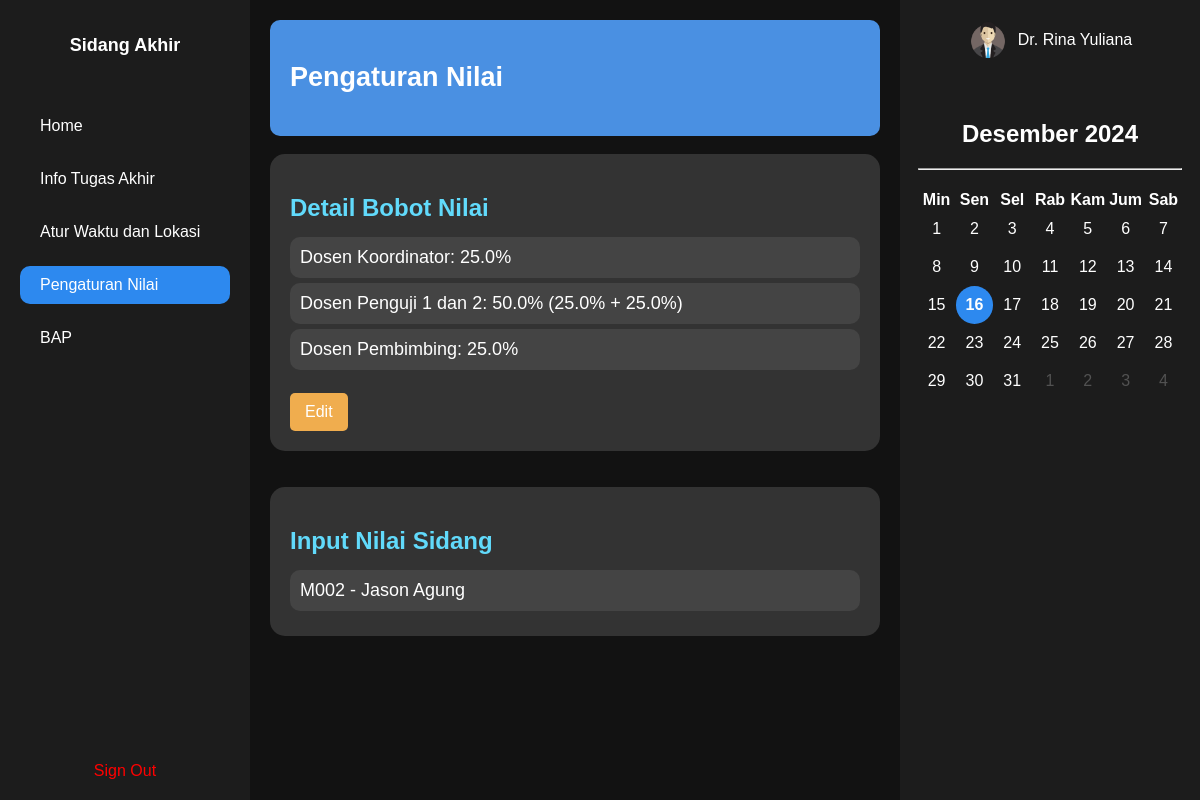
/koordinator/pengaturan_nilai (signed in), run on the app's committed database.
### tables this page shows
CREATE TABLE Nilai_Koordinator (id_nilai_koordinator INTEGER PRIMARY KEY, nik_koordinator TEXT REFERENCES Koordinator (nik), id_sidang INTEGER REFERENCES Sidang (ID_Sidang), nilai REAL);

CREATE TABLE Mahasiswa (
    npm TEXT PRIMARY KEY,
    nama TEXT NOT NULL,
    jurusan TEXT NOT NULL,
    angkatan INTEGER NOT NULL,
    jenis_ta INTEGER NOT NULL,
    judul_ta TEXT NOT NULL,
    email TEXT NOT NULL,
    password TEXT NOT NULL
);

CREATE TABLE Pembimbing (
    nik TEXT PRIMARY KEY,
    Nama TEXT NOT NULL,
    Email TEXT NOT NULL UNIQUE,
    Password TEXT NOT NULL
);

### app/routes/koordinator.py (the view, shortened to what this page needs)
@koordinator_bp.route('/pengaturan_nilai', methods = ['GET', 'POST'])
def pengaturan_nilai():
    nama = session.get('nama', None)
    nik = session.get('id', None)
    if(request.method == 'GET'):
        conn = get_db_connection()
        cursor = conn.cursor()
        cursor.execute("SELECT * FROM InfoSidang")
        info = cursor.fetchall()
        cursor.execute("SELECT * FROM nilai_koordinator")
        nilais = cursor.fetchall()
        id_sidang_in_nilai = [nilai["id_sidang"] for nilai in nilais]
        cursor.execute("SELECT * FROM bobot_pertahun_ajaran")
        all_bobot = cursor.fetchall()
        cursor.execute("SELECT * FROM bobot_pertahun_ajaran where id_tahun_ajaran IN (SELECT id_tahun_ajaran FROM Sidang WHERE status = 'active')")
        bobots = cursor.fetchall()
        print(bobots)
        print(bobots)
        bobot = [
                    {
                        "id_tahun_ajaran": row["ID_Tahun_Ajaran"],  # Mengakses dengan nama kolom (pastikan nama cocok)
                        "bobot_penguji": row["bobot_penguji"] * 100,
                        "bobot_koordinator": row["bobot_koordinator"] * 100,
                        "tata_tulis_penguji": row["tata_tulis_penguji"] * 100,
                        "kelengkapan_materi_penguji": row["kelengkapan_materi_penguji"] * 100,
                        "pencapaian_tujuan_penguji": row["pencapaian_tujuan_penguji"] * 100,
                        "penguasaan_materi_penguji": row["penguasaan_materi_penguji"] * 100,
                        "presentasi_penguji": row["presentasi_penguji"] * 100,
                        "bobot_pembimbing": row["bobot_pembimbing"] * 100,
                        "tata_tulis_pembimbing": row["tata_tulis_pembimbing"] * 100,
                        "kelengkapan_materi_pembimbing": row["kelengkapan_materi_pembimbing"] * 100,
                        "proses_bimbingan_pembimbing": row["proses_bimbingan_pembimbing"] * 100,
                        "penguasaan_materi_pembimbing": row["penguasaan_materi_pembimbing"] * 100
                    }
                    for row in bobots
                ]
        print(nama)
        print(info)
        print(nilais)
        print(id_sidang_in_nilai)
        print(nik)
        print(all_bobot)
        print(bobot)
        print(bobots)
        return render_template('koordinator/koordinator-pengaturan.html', nama = nama, info=info, nilai=nilais, id_sidang_in_nilai=id_sidang_in_nilai, nik=nik, bobot=bobot, bobots = all_bobot)

### app/routes/koordinator.py (called while the page is built)
def get_db_connection():
    conn = sqlite3.connect('database/database.db')
    conn.row_factory = sqlite3.Row
    return conn

@koordinator_bp.before_request
def require_login():
    allowed_routes = ['login', 'static']
    if 'email' not in session and request.endpoint not in allowed_routes:
        return redirect(url_for('login'))

### main.py (called while the page is built)
@app.before_request
def require_login():
    allowed_routes = ['login', 'static']
    if 'email' not in session and request.endpoint not in allowed_routes:
        return redirect(url_for('login'))

### templates/koordinator/koordinator-pengaturan.html (shortened to what this page needs)
<!DOCTYPE html>
<html lang="en">
<head>
  <link rel="stylesheet" href="{{ url_for('static', filename='css/koordinator/koordinator-pengaturan.css') }}">
</head>
<body>
  <div class="container">
    {% include 'koordinator/fragment/sidebar.html' %}
    <div id="main-side">
        <div id="greeting"><h2>Pengaturan Nilai</h2></div>
        <br>
        <div id="bobot-list">
            <h2>Detail Bobot Nilai</h2>
            <a><div class="bobot-item-koor">Dosen Koordinator: {{bobot[0].bobot_koordinator}}%</div></a>
            <a onclick="goToEditBobotPenguji('{{bobot[0].id_tahun_ajaran}}', '{{bobot[0].tata_tulis_penguji}}', '{{bobot[0].kelengkapan_materi_penguji}}', '{{bobot[0].pencapaian_tujuan_penguji}}', '{{bobot[0].penguasaan_materi_penguji}}', '{{bobot[0].presentasi_penguji}}')"><div class="bobot-item">Dosen Penguji 1 dan 2: {{bobot[0].bobot_penguji}}% ({{bobot[0].bobot_penguji / 2}}% + {{bobot[0].bobot_penguji / 2}}%)</div></a>
            <a onclick="goToEditBobotPembimbing('{{bobot[0].id_tahun_ajaran}}', '{{bobot[0].tata_tulis_pembimbing}}', '{{bobot[0].kelengkapan_materi_pembimbing}}', '{{bobot[0].proses_bimbingan_pembimbing}}', '{{bobot[0].penguasaan_materi_pembimbing}}',)"><div class="bobot-item"> Dosen Pembimbing: {{bobot[0].bobot_pembimbing}}%</div></a>
            <br>
            <div class="buttons"><button class="edit-btn" onclick="goToEditBobot('{{bobot[0].bobot_koordinator}}', '{{bobot[0].bobot_penguji}}', '{{bobot[0].bobot_pembimbing}}')">Edit</button></div>
        </div>
        <br><br>
        <div id="input-nilai">
            <h2>Input Nilai Sidang</h2>
            {% for sidang in info %}
            <div class="student-item" id="{{sidang.ID_Sidang}}" onclick="goToEditNilai('{{nik}}', '{{sidang.id_sidang}}', '{% if sidang.nilai_koor != None %} {{sidang.nilai_koor}} {% else %} 100 {% endif %}', '{{sidang.npm_mahasiswa}}', '{{sidang.nama_mahasiswa}}', '{{sidang.ID_Tahun_Ajaran}}')">
                {{sidang.npm_mahasiswa}} - {{sidang.nama_mahasiswa}}
            </div>
            {% endfor %}
        </div>
    </div>
    {% include 'koordinator/fragment/rightbar.html' %}
  </div>
</body>
</html>

### templates/koordinator/fragment/rightbar.html (shortened to what this page needs)
<aside class="calendar">
  <div class="user">
    <img src="{{ url_for('static', filename='png/profile-dosen.png') }}" alt="User">
    <span>{{nama}}</span>
  </div>
  <div class="cal-wrapper">
    <h2>Desember 2024</h2>
    <hr style="margin-bottom: 20px;">
    <table class="cal-table">
        <thead>
            <tr>
                <th>Min</th>
                <th>Sen</th>
                <th>Sel</th>
                <th>Rab</th>
                <th>Kam</th>
                <th>Jum</th>
                <th>Sab</th>
            </tr>
        </thead>
        <tbody id="calendar-body">
          <tr>
              <td data-day="1">1</td>
              <td data-day="2">2</td>
              <td data-day="3">3</td>
              <td data-day="4">4</td>
              <td data-day="5">5</td>
              <td data-day="6">6</td>
              <td data-day="7">7</td>
          </tr>
          <tr>
              <td data-day="8">8</td>
              <td data-day="9">9</td>
              <td data-day="10">10</td>
              <td data-day="11">11</td>
              <td data-day="12">12</td>
              <td data-day="13">13</td>
              <td data-day="14">14</td>
          </tr>
          <tr>
              <td data-day="15">15</td>
              <td data-day="16">16</td>
              <td data-day="17">17</td>
              <td data-day="18">18</td>
              <td data-day="19">19</td>
              <td data-day="20">20</td>
              <td data-day="21">21</td>
          </tr>
          <tr>
              <td data-day="22">22</td>
              <td data-day="23">23</td>
              <td data-day="24">24</td>
              <td data-day="25">25</td>
              <td data-day="26">26</td>
              <td data-day="27">27</td>
              <td data-day="28">28</td>
          </tr>
          <tr>
              <td data-day="29">29</td>
              <td data-day="30">30</td>
              <td data-day="31">31</td>
              <td style="color: rgb(82, 82, 82);">1</td>
              <td style="color: rgb(82, 82, 82);">2</td>
              <td style="color: rgb(82, 82, 82);">3</td>
              <td style="color: rgb(82, 82, 82);">4</td>
          </tr>
      </tbody>
    </table>
  </div>
</aside>

### static/css/koordinator/koordinator-pengaturan.css (style rules this page uses)
body { font-family: 'Arial', sans-serif; margin: 0; color: #fff; background-color: #121212; display: grid; grid-template-columns: auto; grid-template-rows: auto; height: 100vh; }
.container { display: grid; grid-template-columns: 250px 1fr 300px; grid-template-rows: auto; height: 100%; }
#main-side { grid-template-rows: auto auto; gap: 20px; padding: 20px; }
#greeting { background-color: #4a90e2; border-radius: 10px; padding: 20px; color: white; font-size: 18px; }
#bobot-list { background-color: #333; padding: 20px; border-radius: 15px; }
.student-item { font-size: 18px; margin: 5px 0; padding: 10px; background-color: #444; border-radius: 10px; cursor: pointer; }
#input-nilai h2 { margin-bottom: 15px; color: #61dafb; }
#input-nilai { background-color: #333; padding: 20px; border-radius: 15px; }
#bobot-list h2 { margin-bottom: 15px; color: #61dafb; }
.bobot-item { font-size: 18px; margin: 5px 0; padding: 10px; background-color: #444; border-radius: 10px; cursor: pointer; }
.bobot-item-koor { font-size: 18px; margin: 5px 0; padding: 10px; background-color: #444; border-radius: 10px; }
.buttons { display: flex; gap: 10px; }
.buttons button { padding: 10px 15px; border: none; border-radius: 5px; cursor: pointer; font-size: 16px; }
.buttons .edit-btn { background-color: #f0ad4e; color: white; }
.calendar { background: #1c1c1c; padding: 20px; display: flex; flex-direction: column; align-items: center; }
.calendar .user { display: flex; align-items: center; margin-bottom: 20px; }
.calendar .user img { border-radius: 50%; width: 40px; height: 40px; margin-right: 10px; }
.calendar .cal-wrapper { text-align: center; }
.calendar .cal-table { width: 100%; border-collapse: collapse; }
.calendar .cal-table td { text-align: center; padding: 10px; color: #fff; }

### data on the page
Nilai_Koordinator: npm_mahasiswa "M002", nama_mahasiswa "Jason Agung"
Pembimbing: Nama "Dr. Rina Yuliana"

### other printed values
{{ bobot[0].bobot_koordinator }} "25.0"
{{ bobot[0].bobot_penguji }} "50.0"
{{ bobot[0].bobot_penguji / 2 }} "25.0"
{{ bobot[0].bobot_pembimbing }} "25.0"
